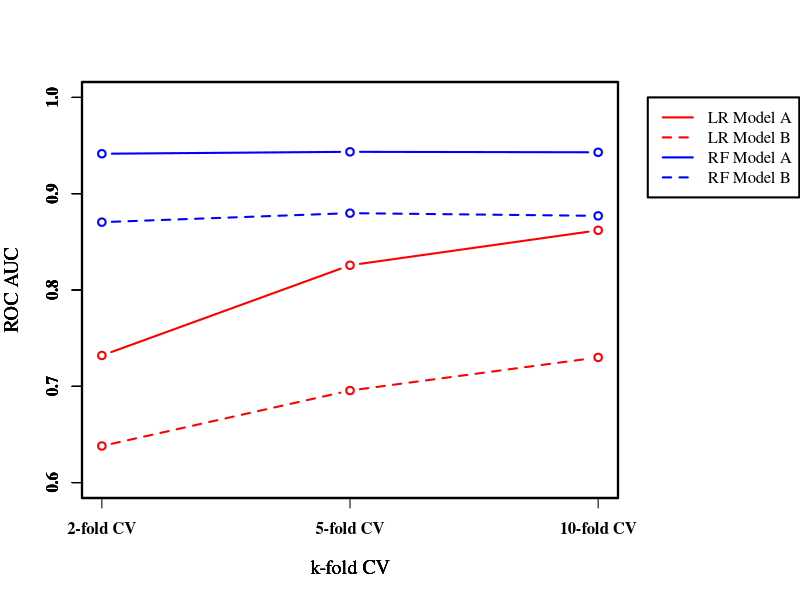

Generate this figure with R:
####My data####

x <- as.factor(c("2-fold CV", "5-fold CV", "10-fold CV"))

sweet <- c(0.732, 0.8257, 0.862) #lr A
tart <- c(0.9415, 0.9435, 0.943) #rf A
sweet2 <- c(0.638, 0.6956, 0.730) #lr B 
tart2 <- c(0.87045, 0.8798, 0.877) #rf B

###Plotting###
par(family="serif", #par(mar = c(5, 5, 4, 2)),
    xpd = T, mar = par()$mar + c(0,0,0,7),
    xpd=TRUE, 
    cex.lab=1.2, lwd=2, pty="m", font.axis=2)

plot(seq_along(x), xlab="k-fold CV", ylab="ROC AUC", sweet, ylim=c(0.600, 1), lty=1, col="red", type="b", xaxt="n")
##axis(1, at=seq_along(x), labels=c("2-fold CV", "5-fold CV", "10-fold CV"))
par(new=TRUE)
plot(seq_along(x),tart, ylim=c(0.600, 1), xlab="k-fold CV", ylab="ROC AUC", type="b", add=TRUE, col="blue", xaxt="n")

par(new=TRUE)
plot(seq_along(x),sweet2, ylim=c(0.600, 1), xlab="k-fold CV", ylab="ROC AUC", lty=2, type="b", add=TRUE, col="red", xaxt="n")

par(new=TRUE)
plot(seq_along(x),tart2, ylim=c(0.600, 1), xlab="k-fold CV", ylab="ROC AUC", lty=2, type="b", add=TRUE, col="blue", xaxt="n")

axis(1, at=seq_along(x), labels=c("2-fold CV", "5-fold CV", "10-fold CV"))


legend(3.2, 1.0, c("LR Model A", "LR Model B", "RF Model A", "RF Model B"), 
       xpd=TRUE, lty =c(1,2,1,2),col=c("red","red", "blue", "blue"), 
       bty="o")
